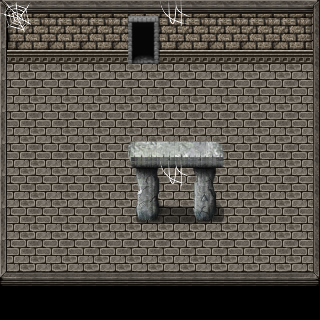

Tiled map render using the project's own tile images. Description and the map definition, with tile-layer contents summarised, below:
An orthogonal 10x10 tile map with 32x32 px tiles, 5 tile layers (ground, ground2, ground3, terrain, ...), 3 tilesets and 11 objects (portal1, portal2, challenge_inputcode).

<map version="1.0" tiledversion="1.1.3" orientation="orthogonal" renderorder="right-up" width="10" height="10" tilewidth="32" tileheight="32" infinite="0" nextobjectid="12">
 <properties>
  <property name="music" value="THEME_VILLAGE" />
 </properties>
 <tileset firstgid="1" source="Celianna_TileA4.tsx" />
 <tileset firstgid="514" source="Celianna_TileA5.tsx" />
 <tileset firstgid="642" source="terrain.tsx" />
 <layer name="ground" width="10" height="10">
  <data>[100 cells, 100 non-empty, 7 distinct tile ids]</data>
 </layer>
 <layer name="ground2" width="10" height="10">
  <data>[100 cells, 25 non-empty, 5 distinct tile ids]</data>
 </layer>
 <layer name="ground3" width="10" height="10">
  <data>[100 cells, 2 non-empty, 2 distinct tile ids]</data>
 </layer>
 <layer name="terrain" width="10" height="10">
  <data>[100 cells, 30 non-empty, 14 distinct tile ids]</data>
 </layer>
 <layer name="terrain2" width="10" height="10">
  <data>[100 cells, 2 non-empty, 2 distinct tile ids]</data>
 </layer>
 <objectgroup name="interactions">
  <object id="9" name="portal1" gid="687" x="126" y="66" width="32" height="32" />
  <object id="10" name="portal2" gid="687" x="159" y="232" width="32" height="32" />
  <object id="11" name="challenge_inputcode" gid="687" x="39" y="124" width="32" height="32" />
 </objectgroup>
 <objectgroup name="zindex">
  <object id="7" x="128" y="139">
   <polygon points="0,0 2,85 96,86 99,-3" />
  </object>
  <object id="8" x="1" y="272">
   <polygon points="0,0 319,2 317,48 -2,47" />
  </object>
 </objectgroup>
 <objectgroup name="collision">
  <object id="1" x="1" y="1">
   <polygon points="0,0 0,61 318,62 318,0" />
  </object>
  <object id="2" x="0" y="0">
   <polygon points="0,0 6,1 6,321 0,320" />
  </object>
  <object id="3" x="320" y="2">
   <polygon points="0,0 -8,-1 -5,316 -1,318" />
  </object>
  <object id="4" x="320" y="301">
   <polygon points="0,0 -320,1 -320,20 0,18" />
  </object>
  <object id="5" x="137" y="198">
   <polygon points="0,0 24,0 24,27 -1,26" />
  </object>
  <object id="6" x="192" y="199">
   <polygon points="0,0 28,0 30,26 1,25" />
  </object>
 </objectgroup>
</map>
